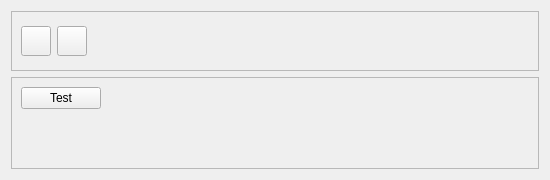
<?xml version="1.0" encoding="UTF-8"?>
<ui version="4.0">
 <class>Form</class>
 <widget class="QWidget" name="Form">
  <property name="geometry">
   <rect>
    <x>0</x>
    <y>0</y>
    <width>550</width>
    <height>180</height>
   </rect>
  </property>
  <property name="windowTitle">
   <string>Form</string>
  </property>
  <layout class="QGridLayout" name="gridLayout_2">
   <item row="0" column="0">
    <layout class="QVBoxLayout" name="filterLayout"/>
   </item>
   <item row="1" column="0">
    <widget class="QFrame" name="frame">
     <property name="maximumSize">
      <size>
       <width>16777215</width>
       <height>60</height>
      </size>
     </property>
     <property name="frameShape">
      <enum>QFrame::StyledPanel</enum>
     </property>
     <property name="frameShadow">
      <enum>QFrame::Raised</enum>
     </property>
     <layout class="QHBoxLayout" name="horizontalLayout_2">
      <item>
       <widget class="QPushButton" name="addButton">
        <property name="maximumSize">
         <size>
          <width>30</width>
          <height>30</height>
         </size>
        </property>
        <property name="text">
         <string/>
        </property>
        <property name="icon">
         <iconset>
          <normalon>../../../icons/main/add.png</normalon>
         </iconset>
        </property>
       </widget>
      </item>
      <item>
       <widget class="QPushButton" name="removeButton">
        <property name="maximumSize">
         <size>
          <width>30</width>
          <height>30</height>
         </size>
        </property>
        <property name="text">
         <string/>
        </property>
        <property name="icon">
         <iconset>
          <normalon>../../../icons/main/remove.png</normalon>
         </iconset>
        </property>
       </widget>
      </item>
      <item>
       <spacer name="horizontalSpacer">
        <property name="orientation">
         <enum>Qt::Horizontal</enum>
        </property>
        <property name="sizeHint" stdset="0">
         <size>
          <width>418</width>
          <height>20</height>
         </size>
        </property>
       </spacer>
      </item>
     </layout>
    </widget>
   </item>
   <item row="2" column="0">
    <widget class="QFrame" name="frame_2">
     <property name="frameShape">
      <enum>QFrame::StyledPanel</enum>
     </property>
     <property name="frameShadow">
      <enum>QFrame::Raised</enum>
     </property>
     <layout class="QGridLayout" name="gridLayout">
      <item row="0" column="0">
       <layout class="QFormLayout" name="formLayout">
        <item row="0" column="0">
         <widget class="QPushButton" name="testButton">
          <property name="text">
           <string>Test</string>
          </property>
         </widget>
        </item>
        <item row="0" column="1">
         <widget class="QLabel" name="test_result">
          <property name="text">
           <string/>
          </property>
          <property name="wordWrap">
           <bool>true</bool>
          </property>
         </widget>
        </item>
       </layout>
      </item>
     </layout>
    </widget>
   </item>
  </layout>
 </widget>
 <resources/>
 <connections/>
</ui>
